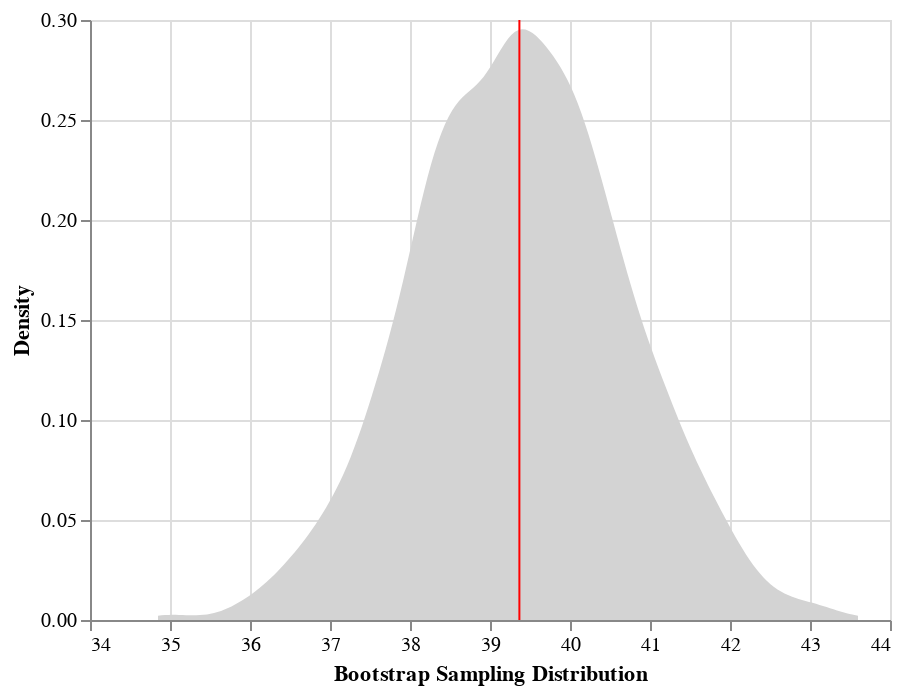

The cell this chart's notebook holds for it:
### Markdown cell above
### Question 1.1.2 (2 points)

Visualize the bootstrap sampling distribution of the mean as a density plot.

Hint: see assignment 1.

### Code cell
# YOUR CODE HERE
# raise NotImplementedError()

df = pd.DataFrame(data = {"bootstrap_means" : bootstrap_means})

bootstrap_density_chart = alt.Chart(df).transform_density(
    density='bootstrap_means',
    as_=['bootstrap_means', 'density'],
    
).mark_area(color="lightgray").encode(
    x=alt.X('bootstrap_means', axis=alt.Axis(title="Bootstrap Sampling Distribution")),
    y=alt.Y('density:Q', axis=alt.Axis(title="Density"))
)

bootstrap_mean_chart = alt.Chart(df).mark_rule(color="red").encode(
    x="mean(bootstrap_means)"
)

bootstrap_chart = bootstrap_density_chart + bootstrap_mean_chart

bootstrap_chart

### Figure 1 — Vega-Lite specification as saved in the notebook (floating-point values rounded to 4 significant figures; data arrays with more than 128 entries replaced by an {"elided": "..."} marker saying what was removed)
{"config": {"view": {"continuousWidth": 400, "continuousHeight": 300}}, "layer": [{"mark": {"type": "area", "color": "lightgray"}, "encoding": {"x": {"type": "quantitative", "axis": {"title": "Bootstrap Sampling Distribution"}, "field": "bootstrap_means"}, "y": {"type": "quantitative", "axis": {"title": "Density"}, "field": "density"}}, "transform": [{"density": "bootstrap_means", "as": ["bootstrap_means", "density"]}]}, {"mark": {"type": "rule", "color": "red"}, "encoding": {"x": {"type": "quantitative", "aggregate": "mean", "field": "bootstrap_means"}}}], "data": {"name": "data-f3fcf97b5adaa4a381e0a1a63f3c1581"}, "$schema": "https://vega.github.io/schema/vega-lite/v4.8.1.json", "datasets": {"data-f3fcf97b5adaa4a381e0a1a63f3c1581": {"elided": "5000 records"}}}
